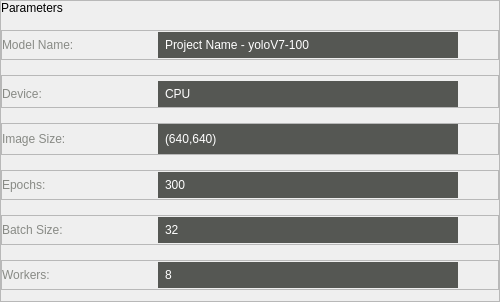
                  <widget class="QFrame" name="parametersframe">
                   <property name="frameShape">
                    <enum>QFrame::StyledPanel</enum>
                   </property>
                   <property name="frameShadow">
                    <enum>QFrame::Raised</enum>
                   </property>
                   <layout class="QVBoxLayout" name="verticalLayout_28">
                    <property name="spacing">
                     <number>15</number>
                    </property>
                    <property name="leftMargin">
                     <number>0</number>
                    </property>
                    <property name="topMargin">
                     <number>0</number>
                    </property>
                    <property name="rightMargin">
                     <number>0</number>
                    </property>
                    <item>
                     <widget class="QLabel" name="parameterLbl">
                      <property name="styleSheet">
                       <string notr="true">font: 75 bold 14pt &quot;Gotham Rounded&quot;;
</string>
                      </property>
                      <property name="text">
                       <string>Parameters</string>
                      </property>
                     </widget>
                    </item>
                    <item>
                     <widget class="QFrame" name="nameFrame">
                      <property name="minimumSize">
                       <size>
                        <width>0</width>
                        <height>30</height>
                       </size>
                      </property>
                      <property name="maximumSize">
                       <size>
                        <width>16777215</width>
                        <height>50</height>
                       </size>
                      </property>
                      <property name="frameShape">
                       <enum>QFrame::StyledPanel</enum>
                      </property>
                      <property name="frameShadow">
                       <enum>QFrame::Raised</enum>
                      </property>
                      <layout class="QHBoxLayout" name="horizontalLayout_24">
                       <property name="leftMargin">
                        <number>0</number>
                       </property>
                       <property name="topMargin">
                        <number>0</number>
                       </property>
                       <property name="rightMargin">
                        <number>0</number>
                       </property>
                       <property name="bottomMargin">
                        <number>0</number>
                       </property>
                       <item>
                        <widget class="QLabel" name="nameLbl">
                         <property name="minimumSize">
                          <size>
                           <width>150</width>
                           <height>0</height>
                          </size>
                         </property>
                         <property name="styleSheet">
                          <string notr="true">font: 75 bold 12pt &quot;Gotham Rounded&quot;;
color: rgb(136, 138, 133);</string>
                         </property>
                         <property name="text">
                          <string>Model Name:</string>
                         </property>
                        </widget>
                       </item>
                       <item>
                        <widget class="QLineEdit" name="nameLineEdit">
                         <property name="minimumSize">
                          <size>
                           <width>300</width>
                           <height>25</height>
                          </size>
                         </property>
                         <property name="maximumSize">
                          <size>
                           <width>26</width>
                           <height>16777215</height>
                          </size>
                         </property>
                         <property name="styleSheet">
                          <string notr="true">font: 75 bold 12pt &quot;Gotham Rounded&quot;;
color: rgb(255, 255, 255);
background-color: rgb(85, 87, 83);
border: 5px solid;
border-color:  rgb(85, 87, 83);</string>
                         </property>
                         <property name="text">
                          <string>Project Name - yoloV7-100</string>
                         </property>
                         <property name="alignment">
                          <set>Qt::AlignLeading|Qt::AlignLeft|Qt::AlignVCenter</set>
                         </property>
                        </widget>
                       </item>
                       <item>
                        <spacer name="horizontalSpacer_18">
                         <property name="orientation">
                          <enum>Qt::Horizontal</enum>
                         </property>
                         <property name="sizeType">
                          <enum>QSizePolicy::Expanding</enum>
                         </property>
                         <property name="sizeHint" stdset="0">
                          <size>
                           <width>40</width>
                           <height>20</height>
                          </size>
                         </property>
                        </spacer>
                       </item>
                      </layout>
                     </widget>
                    </item>
                    <item>
                     <widget class="QFrame" name="deviceFrame">
                      <property name="minimumSize">
                       <size>
                        <width>0</width>
                        <height>30</height>
                       </size>
                      </property>
                      <property name="maximumSize">
                       <size>
                        <width>16777215</width>
                        <height>50</height>
                       </size>
                      </property>
                      <property name="frameShape">
                       <enum>QFrame::StyledPanel</enum>
                      </property>
                      <property name="frameShadow">
                       <enum>QFrame::Raised</enum>
                      </property>
                      <layout class="QHBoxLayout" name="horizontalLayout_21">
                       <property name="leftMargin">
                        <number>0</number>
                       </property>
                       <property name="topMargin">
                        <number>5</number>
                       </property>
                       <property name="rightMargin">
                        <number>0</number>
                       </property>
                       <property name="bottomMargin">
                        <number>0</number>
                       </property>
                       <item>
                        <widget class="QLabel" name="deviceLbl">
                         <property name="minimumSize">
                          <size>
                           <width>150</width>
                           <height>0</height>
                          </size>
                         </property>
                         <property name="maximumSize">
                          <size>
                           <width>70</width>
                           <height>16777215</height>
                          </size>
                         </property>
                         <property name="styleSheet">
                          <string notr="true">font: 75 bold 12pt &quot;Gotham Rounded&quot;;
color: rgb(136, 138, 133);</string>
                         </property>
                         <property name="text">
                          <string>Device:</string>
                         </property>
                        </widget>
                       </item>
                       <item>
                        <widget class="QLineEdit" name="deviceLineEdit">
                         <property name="minimumSize">
                          <size>
                           <width>300</width>
                           <height>25</height>
                          </size>
                         </property>
                         <property name="maximumSize">
                          <size>
                           <width>300</width>
                           <height>16777215</height>
                          </size>
                         </property>
                         <property name="styleSheet">
                          <string notr="true">font: 75 bold 12pt &quot;Gotham Rounded&quot;;
color: rgb(255, 255, 255);
background-color: rgb(85, 87, 83);
border: 5px solid;
border-color:  rgb(85, 87, 83);</string>
                         </property>
                         <property name="text">
                          <string>CPU</string>
                         </property>
                         <property name="alignment">
                          <set>Qt::AlignLeading|Qt::AlignLeft|Qt::AlignVCenter</set>
                         </property>
                        </widget>
                       </item>
                       <item>
                        <spacer name="horizontalSpacer_12">
                         <property name="orientation">
                          <enum>Qt::Horizontal</enum>
                         </property>
                         <property name="sizeHint" stdset="0">
                          <size>
                           <width>40</width>
                           <height>20</height>
                          </size>
                         </property>
                        </spacer>
                       </item>
                      </layout>
                     </widget>
                    </item>
                    <item>
                     <widget class="QFrame" name="imageSizeFrame">
                      <property name="minimumSize">
                       <size>
                        <width>300</width>
                        <height>30</height>
                       </size>
                      </property>
                      <property name="maximumSize">
                       <size>
                        <width>16777215</width>
                        <height>50</height>
                       </size>
                      </property>
                      <property name="frameShape">
                       <enum>QFrame::StyledPanel</enum>
                      </property>
                      <property name="frameShadow">
                       <enum>QFrame::Raised</enum>
                      </property>
                      <layout class="QHBoxLayout" name="horizontalLayout_20">
                       <property name="leftMargin">
                        <number>0</number>
                       </property>
                       <property name="topMargin">
                        <number>0</number>
                       </property>
                       <property name="rightMargin">
                        <number>0</number>
                       </property>
                       <property name="bottomMargin">
                        <number>0</number>
                       </property>
                       <item>
                        <widget class="QLabel" name="imageSizeLbl">
                         <property name="minimumSize">
                          <size>
                           <width>150</width>
                           <height>0</height>
                          </size>
                         </property>
                         <property name="styleSheet">
                          <string notr="true">font: 75 bold 12pt &quot;Gotham Rounded&quot;;
color: rgb(136, 138, 133);</string>
                         </property>
                         <property name="text">
                          <string>Image Size:</string>
                         </property>
                        </widget>
                       </item>
                       <item>
                        <widget class="QLineEdit" name="imageSizeLineEdit">
                         <property name="minimumSize">
                          <size>
                           <width>300</width>
                           <height>30</height>
                          </size>
                         </property>
                         <property name="maximumSize">
                          <size>
                           <width>100</width>
                           <height>16777215</height>
                          </size>
                         </property>
                         <property name="styleSheet">
                          <string notr="true">font: 75 bold 12pt &quot;Gotham Rounded&quot;;
color: rgb(255, 255, 255);
background-color: rgb(85, 87, 83);
border: 5px solid;
border-color:  rgb(85, 87, 83);</string>
                         </property>
                         <property name="text">
                          <string>(640,640)</string>
                         </property>
                         <property name="alignment">
                          <set>Qt::AlignLeading|Qt::AlignLeft|Qt::AlignVCenter</set>
                         </property>
                        </widget>
                       </item>
                       <item>
                        <spacer name="horizontalSpacer_14">
                         <property name="orientation">
                          <enum>Qt::Horizontal</enum>
                         </property>
                         <property name="sizeHint" stdset="0">
                          <size>
                           <width>40</width>
                           <height>20</height>
                          </size>
                         </property>
                        </spacer>
                       </item>
                      </layout>
                     </widget>
                    </item>
                    <item>
                     <widget class="QFrame" name="epochFrame">
                      <property name="minimumSize">
                       <size>
                        <width>0</width>
                        <height>30</height>
                       </size>
                      </property>
                      <property name="maximumSize">
                       <size>
                        <width>16777215</width>
                        <height>50</height>
                       </size>
                      </property>
                      <property name="styleSheet">
                       <string notr="true">font: 75 12pt &quot;Gotham Rounded&quot;;
color: rgb(136, 138, 133);
</string>
                      </property>
                      <property name="frameShape">
                       <enum>QFrame::StyledPanel</enum>
                      </property>
                      <property name="frameShadow">
                       <enum>QFrame::Raised</enum>
                      </property>
                      <layout class="QHBoxLayout" name="horizontalLayout_14">
                       <property name="leftMargin">
                        <number>0</number>
                       </property>
                       <property name="topMargin">
                        <number>0</number>
                       </property>
                       <property name="rightMargin">
                        <number>0</number>
                       </property>
                       <property name="bottomMargin">
                        <number>0</number>
                       </property>
                       <item>
                        <widget class="QLabel" name="epochLbl">
                         <property name="minimumSize">
                          <size>
                           <width>150</width>
                           <height>0</height>
                          </size>
                         </property>
                         <property name="styleSheet">
                          <string notr="true">font: 75 bold 12pt &quot;Gotham Rounded&quot;;
color: rgb(136, 138, 133);</string>
                         </property>
                         <property name="text">
                          <string>Epochs:</string>
                         </property>
                         <property name="alignment">
                          <set>Qt::AlignLeading|Qt::AlignLeft|Qt::AlignVCenter</set>
                         </property>
                        </widget>
                       </item>
                       <item>
                        <widget class="QLineEdit" name="epochLineEdit">
                         <property name="minimumSize">
                          <size>
                           <width>300</width>
                           <height>25</height>
                          </size>
                         </property>
                         <property name="maximumSize">
                          <size>
                           <width>50</width>
                           <height>16777215</height>
                          </size>
                         </property>
                         <property name="styleSheet">
                          <string notr="true">font: 75 bold 12pt &quot;Gotham Rounded&quot;;
color: rgb(255, 255, 255);
background-color: rgb(85, 87, 83);
border: 5px solid;
border-color:  rgb(85, 87, 83);</string>
                         </property>
                         <property name="text">
                          <string>300</string>
                         </property>
                         <property name="alignment">
                          <set>Qt::AlignLeading|Qt::AlignLeft|Qt::AlignVCenter</set>
                         </property>
                        </widget>
                       </item>
                       <item>
                        <spacer name="horizontalSpacer_15">
                         <property name="orientation">
                          <enum>Qt::Horizontal</enum>
                         </property>
                         <property name="sizeHint" stdset="0">
                          <size>
                           <width>40</width>
                           <height>20</height>
                          </size>
                         </property>
                        </spacer>
                       </item>
                      </layout>
                     </widget>
                    </item>
                    <item>
                     <widget class="QFrame" name="batchFrame">
                      <property name="minimumSize">
                       <size>
                        <width>0</width>
                        <height>30</height>
                       </size>
                      </property>
                      <property name="maximumSize">
                       <size>
                        <width>16777215</width>
                        <height>50</height>
                       </size>
                      </property>
                      <property name="frameShape">
                       <enum>QFrame::StyledPanel</enum>
                      </property>
                      <property name="frameShadow">
                       <enum>QFrame::Raised</enum>
                      </property>
                      <layout class="QHBoxLayout" name="horizontalLayout_19">
                       <property name="leftMargin">
                        <number>0</number>
                       </property>
                       <property name="topMargin">
                        <number>0</number>
                       </property>
                       <property name="rightMargin">
                        <number>0</number>
                       </property>
                       <property name="bottomMargin">
                        <number>0</number>
                       </property>
                       <item>
                        <widget class="QLabel" name="batchLbl">
                         <property name="minimumSize">
                          <size>
                           <width>150</width>
                           <height>0</height>
                          </size>
                         </property>
                         <property name="styleSheet">
                          <string notr="true">font: 75 bold 12pt &quot;Gotham Rounded&quot;;
color: rgb(136, 138, 133);</string>
                         </property>
                         <property name="text">
                          <string>Batch Size:</string>
                         </property>
                        </widget>
                       </item>
                       <item>
                        <widget class="QLineEdit" name="batchLineEdit">
                         <property name="minimumSize">
                          <size>
                           <width>300</width>
                           <height>25</height>
                          </size>
                         </property>
                         <property name="maximumSize">
                          <size>
                           <width>40</width>
                           <height>16777215</height>
                          </size>
                         </property>
                         <property name="styleSheet">
                          <string notr="true">font: 75 bold 12pt &quot;Gotham Rounded&quot;;
color: rgb(255, 255, 255);
background-color: rgb(85, 87, 83);
border: 5px solid;
border-color:  rgb(85, 87, 83);</string>
                         </property>
                         <property name="text">
                          <string>32</string>
                         </property>
                         <property name="alignment">
                          <set>Qt::AlignLeading|Qt::AlignLeft|Qt::AlignVCenter</set>
                         </property>
                        </widget>
                       </item>
                       <item>
                        <spacer name="horizontalSpacer_16">
                         <property name="orientation">
                          <enum>Qt::Horizontal</enum>
                         </property>
                         <property name="sizeHint" stdset="0">
                          <size>
                           <width>40</width>
                           <height>20</height>
                          </size>
                         </property>
                        </spacer>
                       </item>
                      </layout>
                     </widget>
                    </item>
                    <item>
                     <widget class="QFrame" name="workersFrame">
                      <property name="minimumSize">
                       <size>
                        <width>0</width>
                        <height>30</height>
                       </size>
                      </property>
                      <property name="maximumSize">
                       <size>
                        <width>16777215</width>
                        <height>50</height>
                       </size>
                      </property>
                      <property name="frameShape">
                       <enum>QFrame::StyledPanel</enum>
                      </property>
                      <property name="frameShadow">
                       <enum>QFrame::Raised</enum>
                      </property>
                      <layout class="QHBoxLayout" name="horizontalLayout_23">
                       <property name="leftMargin">
                        <number>0</number>
                       </property>
                       <property name="topMargin">
                        <number>0</number>
                       </property>
                       <property name="rightMargin">
                        <number>0</number>
                       </property>
                       <property name="bottomMargin">
                        <number>0</number>
                       </property>
                       <item>
                        <widget class="QLabel" name="workersLbl">
                         <property name="minimumSize">
                          <size>
                           <width>150</width>
                           <height>0</height>
                          </size>
                         </property>
                         <property name="styleSheet">
                          <string notr="true">font: 75 bold 12pt &quot;Gotham Rounded&quot;;
color: rgb(136, 138, 133);</string>
                         </property>
                         <property name="text">
                          <string>Workers:</string>
                         </property>
                        </widget>
                       </item>
                       <item>
                        <widget class="QLineEdit" name="workersLineEdit">
                         <property name="minimumSize">
                          <size>
                           <width>300</width>
                           <height>25</height>
                          </size>
                         </property>
                         <property name="maximumSize">
                          <size>
                           <width>30</width>
                           <height>16777215</height>
                          </size>
                         </property>
                         <property name="styleSheet">
                          <string notr="true">font: 75 bold 12pt &quot;Gotham Rounded&quot;;
color: rgb(255, 255, 255);
background-color: rgb(85, 87, 83);
border: 5px solid;
border-color:  rgb(85, 87, 83);</string>
                         </property>
                         <property name="text">
                          <string>8</string>
                         </property>
                         <property name="alignment">
                          <set>Qt::AlignLeading|Qt::AlignLeft|Qt::AlignVCenter</set>
                         </property>
                        </widget>
                       </item>
                       <item>
                        <spacer name="horizontalSpacer_17">
                         <property name="orientation">
                          <enum>Qt::Horizontal</enum>
                         </property>
                         <property name="sizeHint" stdset="0">
                          <size>
                           <width>40</width>
                           <height>20</height>
                          </size>
                         </property>
                        </spacer>
                       </item>
                      </layout>
                     </widget>
                    </item>
                   </layout>
                  </widget>
